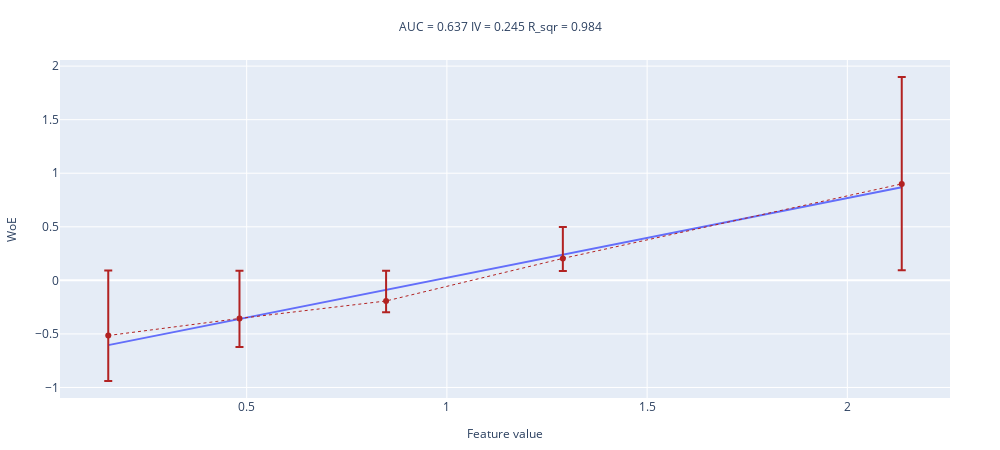

The cell this chart's notebook holds for it:
### Markdown cell above
В данном случае R^2 принимает допустимое значение, поэтому если бы я столкнулся с таким признаком я бы ничего не делал, но а вообще по графику видно, что функция похоже на корень, поэтому я бы взял корень

### Code cell
woe_line(values=np.sqrt(x ** 2), target=y, n_buckets=5)

### Figure 1 — Plotly figure (JSON) as saved in the notebook; plotly's stock layout.template omitted (floating-point values rounded to 4 significant figures)
{"data": [{"mode": "lines", "name": "interpolation_line", "showlegend": false, "type": "scatter", "x": [0.1543, 0.482, 0.8481, 1.29, 2.136], "y": [-0.6048, -0.3612, -0.08906, 0.2391, 0.8682]}, {"error_y": {"array": [-0.4255, -0.2673, -0.1048, 0.2933, 0.999], "arrayminus": [-0.6068, -0.4455, -0.2811, 0.1169, 0.8054], "symmetric": false, "type": "data"}, "line": {"color": "firebrick", "dash": "dot", "width": 1}, "name": "WoE", "showlegend": false, "type": "scatter", "x": [0.1543, 0.482, 0.8481, 1.29, 2.136], "y": [-0.5151, -0.3557, -0.1926, 0.2047, 0.9002]}], "layout": {"height": 450, "margin": {"b": 50, "l": 50, "r": 50, "t": 60}, "title": {"font": {"size": 12}, "text": "AUC = 0.637 IV = 0.245 R_sqr = 0.984 ", "x": 0.5, "xanchor": "center", "y": 0.95, "yanchor": "top"}, "width": 1000, "xaxis": {"title": {"font": {"size": 12}, "text": "Feature value"}}, "yaxis": {"title": {"font": {"size": 12}, "text": "WoE"}}}}
